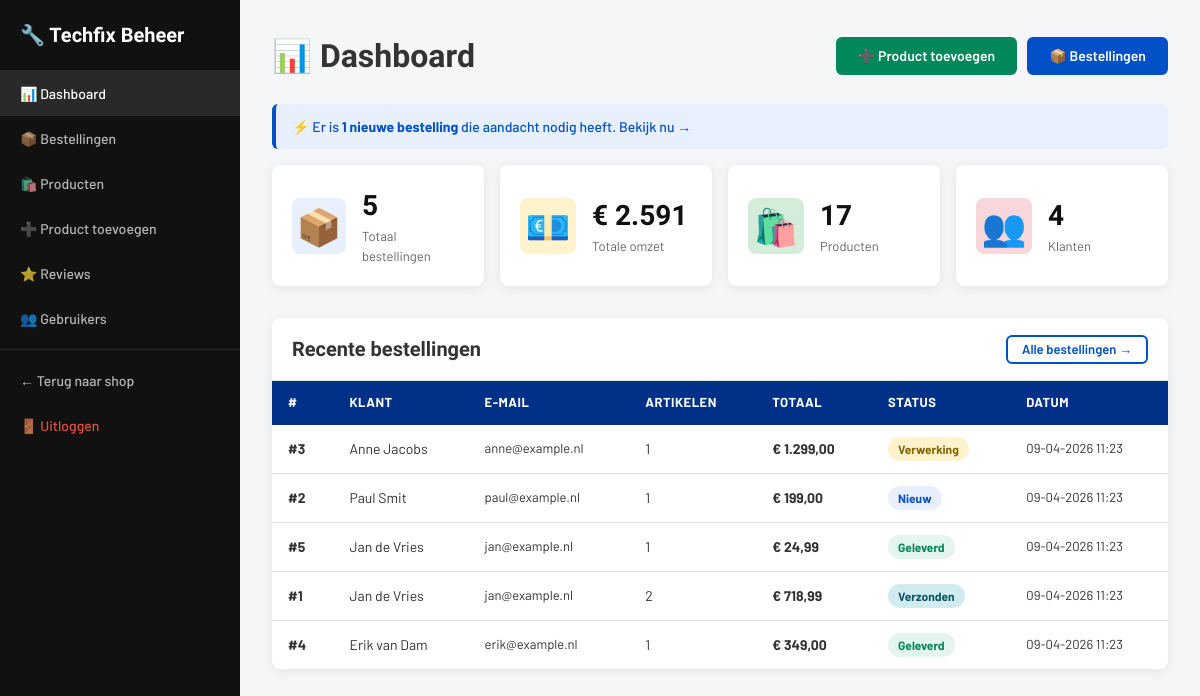
/admin/index.php (signed in), run on the app's committed database.
### tables this page shows
CREATE TABLE `orders` (
  `id`          int(10) UNSIGNED NOT NULL AUTO_INCREMENT,
  `user_id`     int(10) UNSIGNED DEFAULT NULL,
  `first_name`  varchar(100)     NOT NULL,
  `last_name`   varchar(100)     NOT NULL,
  `email`       varchar(150)     NOT NULL,
  `phone`       varchar(30)      DEFAULT NULL,
  `street`      varchar(200)     NOT NULL,
  `postal_code` varchar(20)      NOT NULL,
  `city`        varchar(100)     NOT NULL,
  `country`     varchar(100)     NOT NULL DEFAULT 'Nederland',
  `total`       decimal(10,2)    NOT NULL,
  `status`      enum('Nieuw','Verwerking','Verzonden','Geleverd','Geannuleerd') NOT NULL DEFAULT 'Nieuw',
  `created_at`  timestamp        NOT NULL DEFAULT current_timestamp(),
  PRIMARY KEY (`id`),
  KEY `fk_bestelling_gebruiker` (`user_id`),
  CONSTRAINT `fk_bestelling_gebruiker`
    FOREIGN KEY (`user_id`) REFERENCES `users` (`id`) ON DELETE SET NULL
);

### includes/config.php (called while the page is built, shortened)
<?php
function e($tekst) {
    return htmlspecialchars($tekst ?? '', ENT_QUOTES, 'UTF-8');
}

### admin/index.php (the view, shortened to what this page needs)
<?php
require_once __DIR__ . '/admin_header.php';
try {
    $db = getDB();
    $totaalBestellingen = $db->query("SELECT COUNT(*) FROM orders")->fetchColumn();
    $totaalProducten    = $db->query("SELECT COUNT(*) FROM products")->fetchColumn();
    $totaalGebruikers   = $db->query("SELECT COUNT(*) FROM users WHERE role = 'user'")->fetchColumn();
    $totaalOmzet        = $db->query("SELECT SUM(total) FROM orders WHERE status != 'Geannuleerd'")->fetchColumn();
    $nieuweBestellingen = $db->query("SELECT COUNT(*) FROM orders WHERE status = 'Nieuw'")->fetchColumn();
    $recenteBestellingen = $db->query(
        "SELECT o.*, COUNT(oi.id) AS aantal_items
         FROM orders o
         LEFT JOIN order_items oi ON o.id = oi.order_id
         GROUP BY o.id
         ORDER BY o.created_at DESC
         LIMIT 8"
    )->fetchAll();
} catch (PDOException $e) {
    error_log('Dashboard ophalen mislukt: ' . $e->getMessage());
    $totaalBestellingen  = 0;
    $totaalProducten     = 0;
    $totaalGebruikers    = 0;
    $totaalOmzet         = 0;
    $nieuweBestellingen  = 0;
    $recenteBestellingen = [];
}
$statusKleuren = [
    'Nieuw'       => 'status-nieuw',
    'Verwerking'  => 'status-verwerking',
    'Verzonden'   => 'status-verzonden',
    'Geleverd'    => 'status-geleverd',
    'Geannuleerd' => 'status-geannuleerd',
];
?>
<header class="admin-kop">
    <h1>📊 Dashboard</h1>
    <nav style="display:flex;gap:10px;">
        <a href="product-toevoegen.php" class="knop knop-primair">➕ Product toevoegen</a>
        <a href="bestellingen.php" class="knop knop-secundair">📦 Bestellingen</a>
    </nav>
</header>
<?php if ($nieuweBestellingen > 0): ?>
<p class="melding melding-info">
    ⚡ Er <?= $nieuweBestellingen === 1 ? 'is' : 'zijn' ?> <strong><?= $nieuweBestellingen ?> nieuwe bestelling<?= $nieuweBestellingen > 1 ? 'en' : '' ?></strong> die aandacht nodig <?= $nieuweBestellingen === 1 ? 'heeft' : 'hebben' ?>.
    <a href="bestellingen.php?status=Nieuw">Bekijk nu →</a>
</p>
<?php endif; ?>
<section class="statistieken-grid" aria-label="Overzicht statistieken">
    <article class="statistiek-kaart">
        <span class="statistiek-icoon">📦</span>
        <section>
            <p class="statistiek-waarde"><?= intval($totaalBestellingen) ?></p>
            <p class="statistiek-label">Totaal bestellingen</p>
        </section>
    </article>
    <article class="statistiek-kaart">
        <span class="statistiek-icoon" style="background:#fef3cd;">💶</span>
        <section>
            <p class="statistiek-waarde">€ <?= number_format($totaalOmzet ?? 0, 0, ',', '.') ?></p>
            <p class="statistiek-label">Totale omzet</p>
        </section>
    </article>
    <article class="statistiek-kaart">
        <span class="statistiek-icoon" style="background:#d4edda;">🛍️</span>
        <section>
            <p class="statistiek-waarde"><?= intval($totaalProducten) ?></p>
            <p class="statistiek-label">Producten</p>
        </section>
    </article>
    <article class="statistiek-kaart">
        <span class="statistiek-icoon" style="background:#f8d7da;">👥</span>
        <section>
            <p class="statistiek-waarde"><?= intval($totaalGebruikers) ?></p>
            <p class="statistiek-label">Klanten</p>
        </section>
    </article>
</section>
<section class="data-tabel">
    <header style="padding:16px 20px;border-bottom:1px solid var(--rand);display:flex;justify-content:space-between;align-items:center;">
        <h2 style="font-family:'Barlow Condensed',sans-serif;font-size:20px;font-weight:800;">Recente bestellingen</h2>
        <a href="bestellingen.php" class="knop knop-omlijnd knop-sm">Alle bestellingen →</a>
    </header>
    <table>
        <thead>
            <tr>
                <th scope="col">#</th>
                <th scope="col">Klant</th>
                <th scope="col">E-mail</th>
                <th scope="col">Artikelen</th>
                <th scope="col">Totaal</th>
                <th scope="col">Status</th>
                <th scope="col">Datum</th>
            </tr>
        </thead>
        <tbody>
            <?php foreach ($recenteBestellingen as $b): ?>
            <tr>
                <td><strong>#<?= $b['id'] ?></strong></td>
                <td><?= e($b['first_name'] . ' ' . $b['last_name']) ?></td>
                <td style="font-size:13px;"><?= e($b['email']) ?></td>
                <td><?= intval($b['aantal_items']) ?></td>
                <td><strong>€ <?= number_format($b['total'], 2, ',', '.') ?></strong></td>
                <td><span class="status-badge <?= $statusKleuren[$b['status']] ?? '' ?>"><?= e($b['status']) ?></span></td>
                <td style="font-size:13px;"><?= date('d-m-Y H:i', strtotime($b['created_at'])) ?></td>
            </tr>
            <?php endforeach; ?>
        </tbody>
    </table>
</section>
<?php require_once __DIR__ . '/admin_footer.php'; ?>

### css/style.css (style rules this page uses)
:root { --blauw: #003087; --blauw-mid: #0050c8; --blauw-licht: #e8f0fe; --groen: #00875a; --groen-licht: #e3f5ec; --rood: #c0392b; --oranje: #e67e22; --geel: #f39c12; --grijs-900: #111; --grijs-700: #333; --grijs-500: #666; --grijs-300: #bbb; --grijs-100: #f4f6f8; --wit: #fff; --rand: #e0e4ea; --schaduw: 0 2px 12px rgba(0,0,0,0.08); --schaduw-lg: 0 8px 30px rgba(0,0,0,0.12); --radius: 8px; --radius-lg: 12px; }
*, *::before, *::after { box-sizing: border-box; margin: 0; padding: 0; }
html { scroll-behavior: smooth; }
body { font-family: 'Barlow', sans-serif; font-size: 15px; color: var(--grijs-700); background: var(--grijs-100); line-height: 1.5; }
a { color: var(--blauw-mid); text-decoration: none; }
.knop { display: inline-flex; align-items: center; justify-content: center; gap: 6px; padding: 10px 20px; border-radius: 6px; font-family: 'Barlow', sans-serif; font-size: 14px; font-weight: 600; cursor: pointer; border: 2px solid transparent; transition: all 0.15s; text-align: center; text-decoration: none; line-height: 1; }
.knop-primair { background: var(--groen); color: var(--wit); border-color: var(--groen); }
.knop-secundair { background: var(--blauw-mid); color: var(--wit); border-color: var(--blauw-mid); }
.knop-omlijnd { background: transparent; color: var(--blauw-mid); border-color: var(--blauw-mid); }
.knop-sm { padding: 6px 14px; font-size: 13px; }
.melding { padding: 12px 16px; border-radius: 6px; margin-bottom: 16px; font-size: 14px; font-weight: 500; border-left: 4px solid; }
.melding-info { background: var(--blauw-licht); color: var(--blauw-mid); border-color: var(--blauw-mid); }
.data-tabel { background: var(--wit); border-radius: var(--radius); box-shadow: var(--schaduw); overflow: hidden; width: 100%; }
.data-tabel table { width: 100%; border-collapse: collapse; }
.data-tabel th { background: var(--blauw); color: var(--wit); padding: 12px 16px; text-align: left; font-size: 13px; font-weight: 700; text-transform: uppercase; letter-spacing: 0.5px; }
.data-tabel td { padding: 12px 16px; border-bottom: 1px solid var(--rand); font-size: 14px; }
.data-tabel tr:last-child td { border-bottom: none; }
.status-badge { display: inline-block; padding: 3px 10px; border-radius: 20px; font-size: 12px; font-weight: 700; }
.status-nieuw { background: var(--blauw-licht); color: var(--blauw-mid); }
.status-verwerking { background: #fff3cd; color: #856404; }
.status-verzonden { background: #d1ecf1; color: #0c5460; }
.status-geleverd { background: var(--groen-licht); color: var(--groen); }
.admin-kop { display: flex; justify-content: space-between; align-items: center; margin-bottom: 24px; }
.admin-kop h1 { font-family: 'Barlow Condensed', sans-serif; font-size: 32px; font-weight: 800; }
.statistieken-grid { display: grid; grid-template-columns: repeat(4, 1fr); gap: 16px; margin-bottom: 32px; }
article.statistiek-kaart { background: var(--wit); border-radius: var(--radius); padding: 20px; box-shadow: var(--schaduw); display: flex; align-items: center; gap: 16px; }
.statistiek-icoon { font-size: 36px; background: var(--blauw-licht); border-radius: var(--radius); width: 56px; height: 56px; display: flex; align-items: center; justify-content: center; }
.statistiek-waarde { font-family: 'Barlow Condensed', sans-serif; font-size: 28px; font-weight: 800; color: var(--grijs-900); }
.statistiek-label { font-size: 13px; color: var(--grijs-500); }

### data on the page
orders: id "3", first_name+last_name "Anne Jacobs", email "anne@example.nl", aantal_items "1", total "1.299,00", status "Verwerking", created_at "09-04-2026 11:23"
orders: id "2", first_name+last_name "Paul Smit", email "paul@example.nl", aantal_items "1", total "199,00", status "Nieuw", created_at "09-04-2026 11:23"
orders: id "5", first_name+last_name "Jan de Vries", email "jan@example.nl", aantal_items "1", total "24,99", status "Geleverd", created_at "09-04-2026 11:23"
orders: id "1", first_name+last_name "Jan de Vries", email "jan@example.nl", aantal_items "2", total "718,99", status "Verzonden", created_at "09-04-2026 11:23"
orders: id "4", first_name+last_name "Erik van Dam", email "erik@example.nl", aantal_items "1", total "349,00", status "Geleverd", created_at "09-04-2026 11:23"

### other printed values
$nieuweBestellingen "1"
$totaalBestellingen "5"
$totaalOmzet "2.591"
$totaalProducten "17"
$totaalGebruikers "4"
